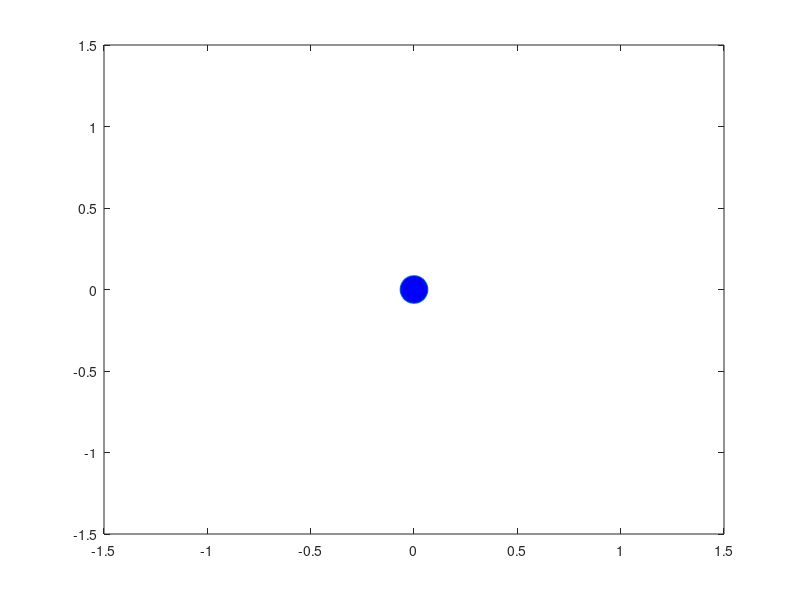

MATLAB code for this plot:
% animation_point.m

clear; close all;

% Create data
t = 0:0.001:1;   % Time data
x = sin(2*pi*t); % Position data

% Draw initial figure
figure(1);
set(gcf,'Renderer','OpenGL'); 
h = plot(x(1),0,'o','MarkerSize',20,'MarkerFaceColor','b');
% set(h,'EraseMode','normal');
xlim([-1.5,1.5]);
ylim([-1.5,1.5]);

% Animation Loop
i = 1;
while i<=length(x)
    set(h,'XData',x(i));
    drawnow;
    i = i+1;
end